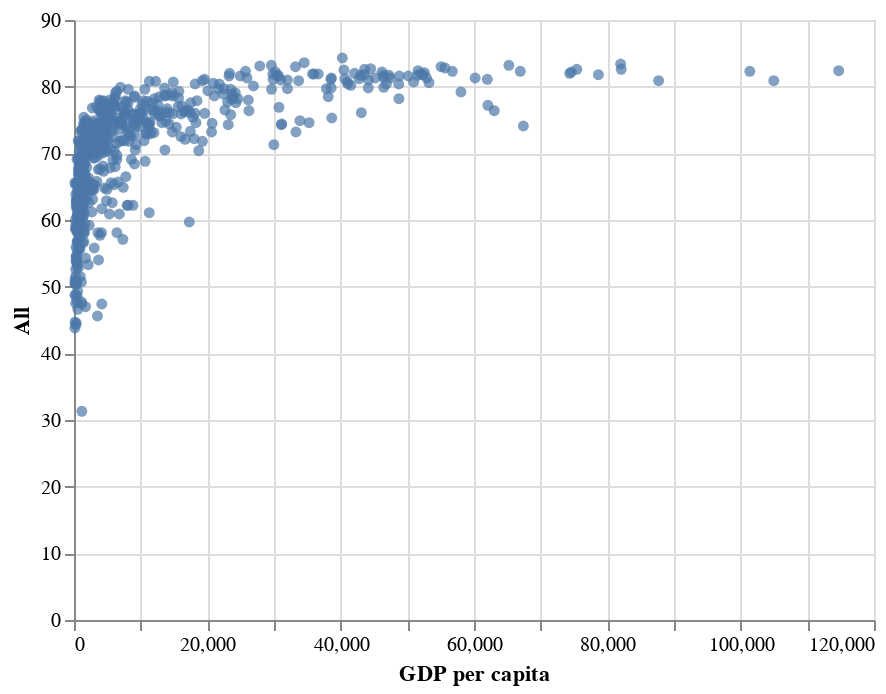

This figure's notebook cell:
### Markdown cell above
## 1. A starting point: scatterplot of life expectancy against GDP per capita

Here you'll see how marks and encodings work in a basic sense, along with some examples of how to adjust encodings. 

The following cell constructs a scatterplot of life expectancy at birth against GDP per capita; each point corresponds to one country in one year. The syntax works as follows:
* `alt.Chart()` begins by constructing a 'chart' object constructed from the dataframe;
* the result is passed to `.mark_circle()`, which specifies a geometric object (circles) to add to the chart;
* the result is passed to `.encode()`, which specifies which columns should be used to determine the coordinates of the circles.

### Code cell
# basic scatterplot
alt.Chart(data).mark_circle().encode(
    x = 'GDP per capita',
    y = 'All'
)

### Figure 1 — Vega-Lite specification as saved in the notebook (floating-point values rounded to 4 significant figures; data arrays with more than 128 entries replaced by an {"elided": "..."} marker saying what was removed)
{"config": {"view": {"continuousWidth": 400, "continuousHeight": 300}}, "data": {"name": "data-f387fa34a6db5787f5f98ceb7832c6b7"}, "mark": "circle", "encoding": {"x": {"type": "quantitative", "field": "GDP per capita"}, "y": {"type": "quantitative", "field": "All"}}, "$schema": "https://vega.github.io/schema/vega-lite/v4.0.2.json", "datasets": {"data-f387fa34a6db5787f5f98ceb7832c6b7": {"elided": "620 records"}}}
